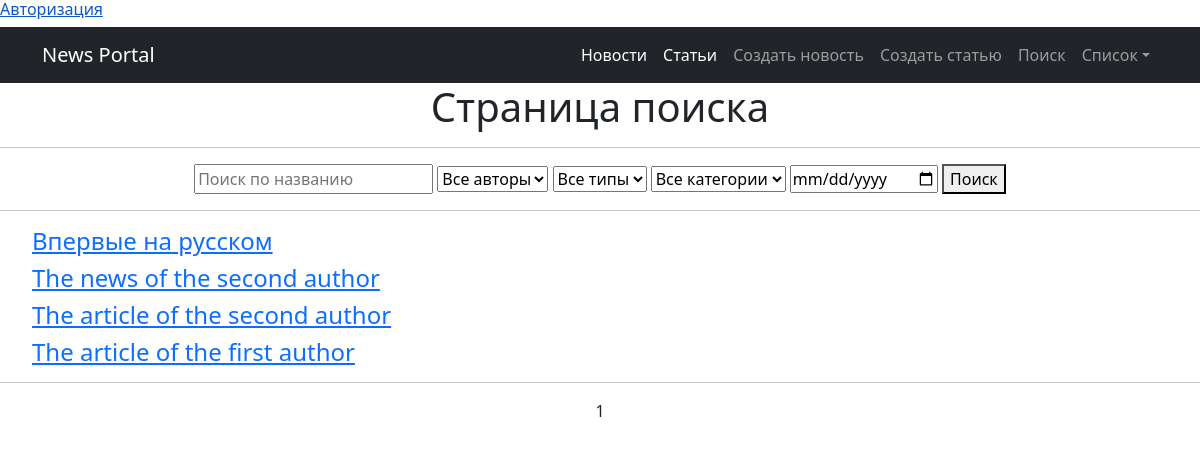
The app's page /search/, older data.
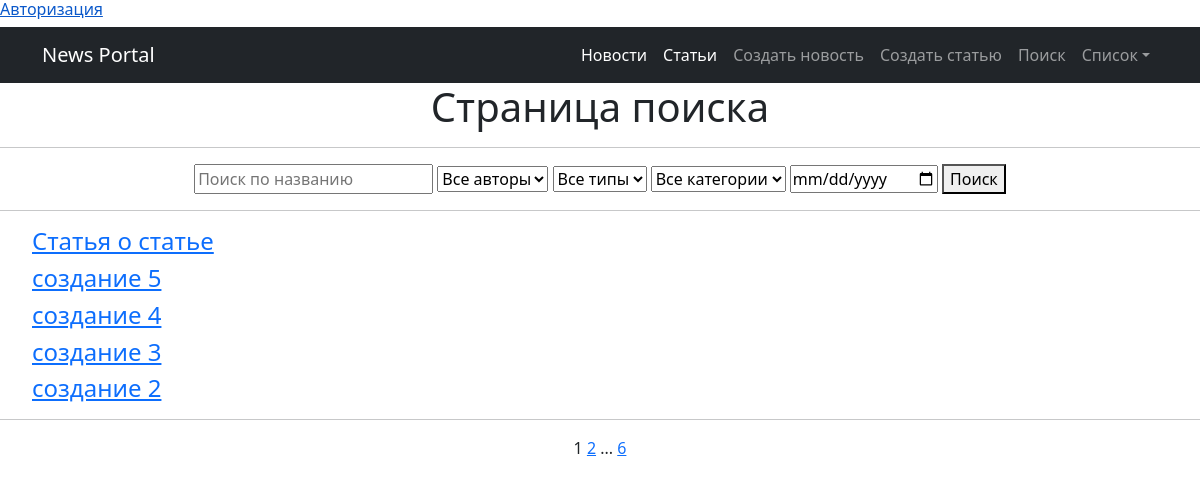
The same page, newer data.
### news/models.py (models this page shows, shortened)
class Post(models.Model):
    author = models.ForeignKey(Author, on_delete=models.CASCADE)
    news = 'NW'
    article = 'AR'
    CATEGORY_CHOICES = (
        (news, 'Новость'),
        (article, 'Статья'),
    )
    choiceType = models.CharField(max_length=2,
                                  choices=CATEGORY_CHOICES,
                                  default=article)
    timeCreate = models.DateTimeField(auto_now_add=True)
    categoryPost = models.ManyToManyField(Category, through='PostCategory')
    title = models.CharField(max_length=100, unique=True)
    content = models.TextField()
    rating = models.IntegerField(default=0)

### news/views.py (the view)
# urls.py: path('search/', Search.as_view(), name='search'),  # URL-шаблон Поисковой страницы
class Search(ListView):
    model = Post
    template_name = 'flatpages/search.html'
    context_object_name = 'search'
    filterset_class = PostFilter
    paginate_by = 5
    ordering = ['-timeCreate']
    def get_queryset(self):
        queryset = super().get_queryset()
        self.filterset = self.filterset_class(self.request.GET, queryset=queryset)
        return self.filterset.qs
    def get_context_data(self, **kwargs):
        context = super().get_context_data(**kwargs)
        context['filter'] = self.filterset
        context['categories'] = Category.objects.all()  # Получение всех категорий
        return context

### news/models.py (called while the page is built)
    def __str__(self):
        return self.user.username

    def __str__(self):
        return self.nameCategory

### news/templatetags/cenzura.py (called while the page is built)
@register.filter()
def censor(value):  # Естественно если делать реальный проект слов будет в разы больше.
    words_to_censor = ['6лядь', '6лять', 'cock', 'cunt',  'fuck', 'xyй',
                       'гавнюк', 'долбоёб', 'лошок', 'пидарас', 'шлюха']
    if not isinstance(value, str):  # Проверка, чтобы фильтр цензурирования применялся только к переменным строкового
        raise ValueError("Значение должно быть строкой")
    for word in words_to_censor:
        value = value.replace(word, '*' * len(word))
    return mark_safe(value)

### news/templatetags/custom_tags.py (called while the page is built)
@register.simple_tag(takes_context=True)
def url_replace(context, **kwargs):
    d = context['request'].GET.copy()  # позволяет скопировать все параметры текущего запроса.
    for k, v in kwargs.items():
        d[k] = v
    return d.urlencode()

### templates/flatpages/search.html
{% extends 'flatpages/default.html' %}
{% load cenzura %}
{% load custom_tags %}
{% block content %}
    <h1 style="text-align: center;">Страница поиска</h1>
<hr />
<div align="center">
    <form action="" method="GET">
        {{ filter.form.title }}
        {{ filter.form.author }}
        {{ filter.form.choiceType }}
        {{ filter.form.categoryPost }}
        {{ filter.form.timeCreate }}
        <button type="submit">Поиск</button>
    </form>
</div>
<hr />
    <ul>
        {% for post in search %}
            <h4><a href="{% url 'news:news_detail' post.id %}">{{ post.title|censor }}</a></h4>
        {% empty %}
            <h3>Ничего не найдено</h3>
        {% endfor %}
    </ul>
<hr />
{% endblock %}

Row changes from the older to the newer data that the page shows:
no longer on this page (row unchanged): Post: title|censor "Впервые на русском"
no longer on this page (row unchanged): Post: title|censor "The news of the second author"
no longer on this page (row unchanged): Post: title|censor "The article of the second author"
no longer on this page (row unchanged): Post: title|censor "The article of the first author"
added Post: title|censor "Статья о статье"
added Post: title|censor "создание 5"
added Post: title|censor "создание 4"
added Post: title|censor "создание 3"
added Post: title|censor "создание 2"
Text that changed along with them:
{{ page_obj.next_page_number }}: (not shown) → "2"
{{ page_obj.paginator.num_pages }}: (not shown) → "6"
